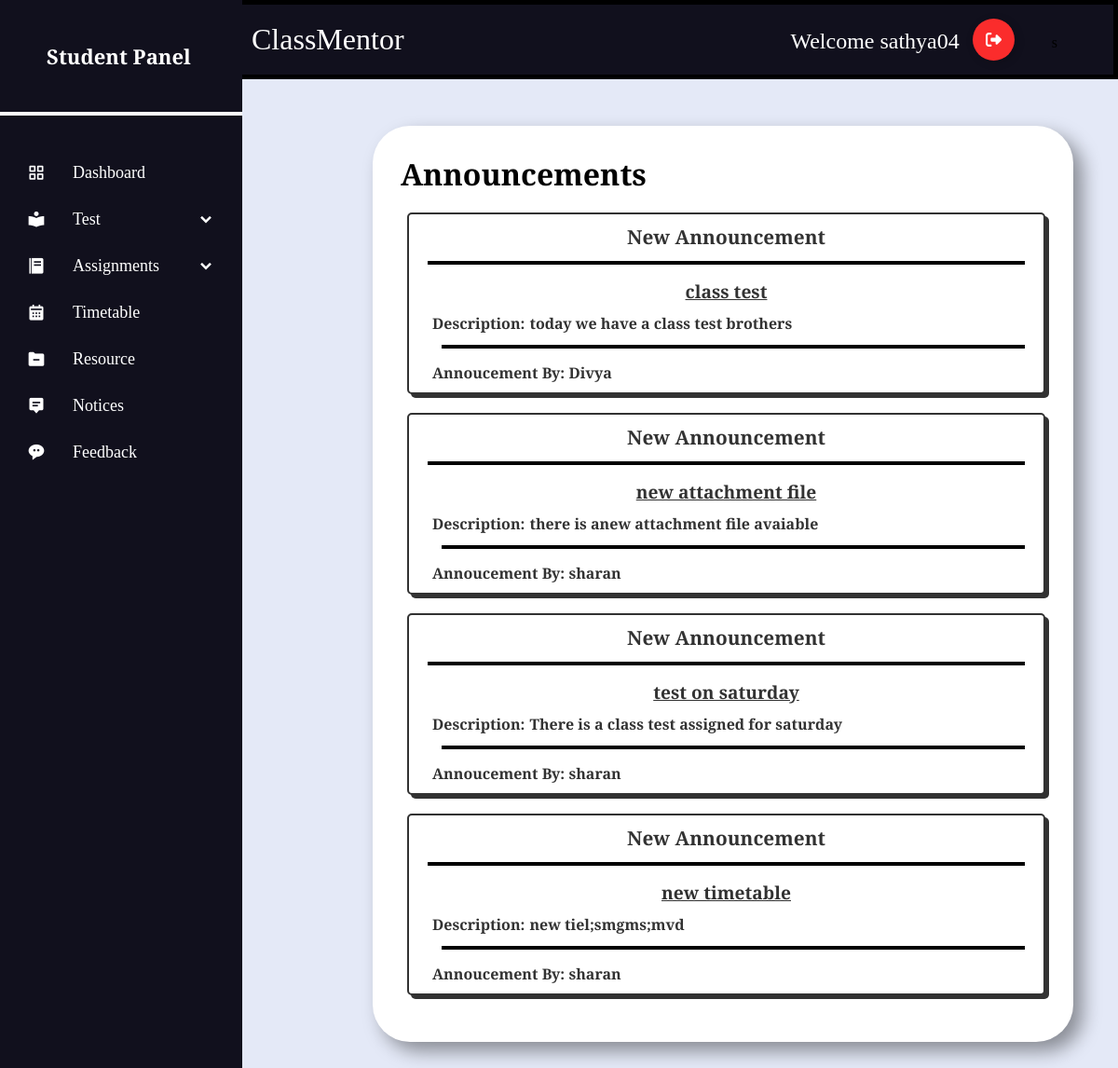
Screenshot of /student/studentnoticedisplay.php with the database file from the repository.
### tables this page shows
CREATE TABLE `teacherdetails` (
  `TeacherID` int(11) NOT NULL,
  `Firstname` varchar(50) NOT NULL,
  `Lastname` varchar(50) NOT NULL,
  `Email` varchar(150) NOT NULL,
  `Phone` varchar(10) NOT NULL,
  `Education` varchar(200) NOT NULL,
  `Subjectstaken` varchar(200) NOT NULL,
  `Username` varchar(50) NOT NULL,
  `Password` varchar(20) NOT NULL,
  `code` mediumint(9) NOT NULL
);

CREATE TABLE `announcementdetails` (
  `AnnouncementID` int(11) NOT NULL,
  `Announcementtitle` varchar(100) NOT NULL,
  `AnnouncementDesc` varchar(250) NOT NULL,
  `SubjectID` int(11) NOT NULL,
  `CourseID` int(11) NOT NULL
);

### student/studentnoticedisplay.php (the view, shortened to what this page needs)
<?php
include('components/connect.php');
include('components/sidebar.php');
$username = "sathya05";
$studentsql = "select CourseID from studentdetails where Username = '" . $username . "' ";
$studentresult = mysqli_query($conn, $studentsql);
$row1 = mysqli_fetch_assoc($studentresult);
$col1 = $row1['CourseID'];
$sql = "SELECT subjectdetails.Subjectname, announcementdetails.Announcementtitle, announcementdetails.Announcementdesc , announcementdetails.SubjectID
        FROM announcementdetails
        INNER JOIN subjectdetails ON subjectdetails.SubjectID = announcementdetails.SubjectID
        WHERE announcementdetails.CourseID = '$col1'";
$result = mysqli_query($conn, $sql);
?>
<!DOCTYPE html>
<html lang="en">
<head>
    <link rel="stylesheet" href="styles/studentstyle.css">
</head>
<body>
    <section class="home-section">
        <div class="home-content">
            <div class="left-content">
                ClassMentor
            </div>
            <div class="right-content">
                <label for="" class="dropdowntext" style="margin-right: 30px;">Welcome sathya04</label>
                <div class="dropdown">
                    <div class="dropdown">
                        <a href="logout.php"><button class="Btn">
                                <div class="sign"></div>
                            </button>
                        </a>
                    </div>s
                </div>
            </div>
        </div>
        <div class="resource-control">
            <h1 class="heading-text">Announcements</h1>
            <?php
            if (mysqli_num_rows($result) > 0) {
                while ($row = $result->fetch_assoc()) {
                    $subjectID = $row['SubjectID'];
                    $teachersql = "SELECT teacherdetails.Firstname FROM subjectdetails INNER JOIN teacherdetails ON teacherdetails.TeacherID = subjectdetails.TeacherID WHERE SubjectID = '$subjectID' ";
                    $teacherresult = mysqli_query($conn, $teachersql);
                    while ($row2 = $teacherresult->fetch_assoc()) {
                        echo "<div  class='announcement-label'><div class='announcement-heading'>New Announcement</div><hr><div class='announce-title'><label  class='announce-text'>" . $row['Announcementtitle'] . "</label><br></div>
            <div class='announce-desc'><p>Description: </p><label  class='assign-text'>" . $row['Announcementdesc'] . "</label><br></div>
           <div class='announce-desc'><hr><label>Annoucement By: " . $row2['Firstname'] . " </label></div></div>
";
                    }
                }
            } else {
                echo "<div class='successmsg'><label class='successtext'>Data not found</label><br>
    <label class='successtext'>To Post New Announcements <br><div class='btndiv'><a href='add-notice.php' class='button deletetext'>Click Here!</a></div></label></div>";
            }
            ?>
        </div>
    </section>
</body>
</html>

### student/styles/studentstyle.css (style rules this page uses)
* { margin: 0; padding: 0; box-sizing: border-box; font-family: "DM Serif Text", serif; }
.home-section { position: relative; background: #e4e9f7; left: 260px; width: calc(100% - 260px); transition: all 0.5s ease; }
.home-content { border: 5px solid black; border-left: 0; display: flex; margin: 0 auto; justify-content: space-between; align-items: center; padding: 10px; }
.left-content { flex: 1; }
.right-content { justify-content: center; text-align: center; padding: 10px; }
.dropdowntext { color: white; font-size: 1.5rem; position: relative; right: 40px; vertical-align: middle; position: relative; bottom: 3px; }
.dropdown { position: relative; display: inline-block; right: 40px; }
.home-section .home-content { height: 85px; display: flex; align-items: center; background-color: #11101d; }
.left-content { font-size: 2rem; color: white; }
.Btn { display: flex; align-items: center; justify-content: flex-start; width: 45px; height: 45px; border: none; border-radius: 50%; cursor: pointer; position: relative; overflow: hidden; transition-duration: 0.3s; box-shadow: 2px 2px 10px rgba(0, 0, 0, 0.199); background-color: rgb(251, 44, 44); margin-left: 20px; }
.sign { width: 100%; transition-duration: 0.3s; display: flex; align-items: center; justify-content: center; }
.sign svg { width: 17px; }
body { background-color: #e4e9f7; }
.resource-control { width: 80%; position: relative; bottom: 30px; background-color: white; border-radius: 40px; margin-top: 80px; padding: 30px; margin-left: 140px; text-align: left; box-shadow: 10px 10px 20px rgba(0, 0, 0, 0.4); }
.resource-control h1 { text-align: left; font-size: 2rem; margin-bottom: 20px; }

### student/studentnoticedisplay.php (style rules this page uses)
.announcement-label { --input-focus: #2d8cf0; --font-color: #323232; --font-color-sub: #666; --bg-color: #fff; --main-color: #323232; border-radius: 5px; border: 2px solid var(--main-color); background-color: var(--bg-color); box-shadow: 4px 4px var(--main-color); font-size: 1rem; font-weight: 600; color: var(--font-color); padding: 10px 10px; outline: none; margin-top: 5px; margin-left: 7px; margin-bottom: 20px; }
hr { border: 2px solid black; margin: 12px 10px 15px 10px; }
.announcement-heading { font-size: 1.3rem; text-align: center; }
.announcement-label p { display: inline-block; margin-right: 5px; }
.announce-title { font-size: 1.2rem; text-decoration: underline; text-align: center; margin-bottom: 10px; }
.announce-desc { font-size: 1rem; margin-left: 15px; }

### rows the page displays
announcementdetails: Announcementtitle "class test", AnnouncementDesc "today we have a class test brothers"
teacherdetails: Firstname "Divya"
announcementdetails: Announcementtitle "new attachment file", AnnouncementDesc "there is anew attachment file avaiable"
teacherdetails: Firstname "sharan"
announcementdetails: Announcementtitle "test on saturday", AnnouncementDesc "There is a class test assigned for saturday"
announcementdetails: Announcementtitle "new timetable", AnnouncementDesc "new tiel;smgms;mvd"
